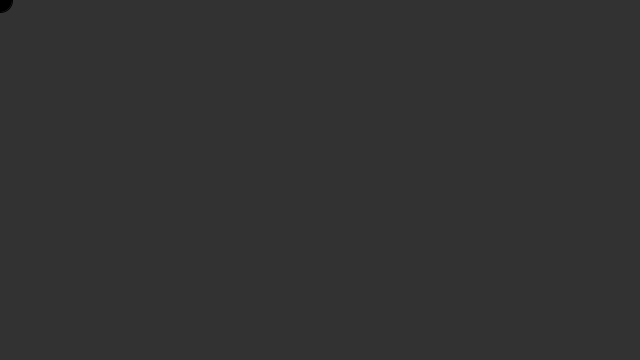
Frame 1 (no input)
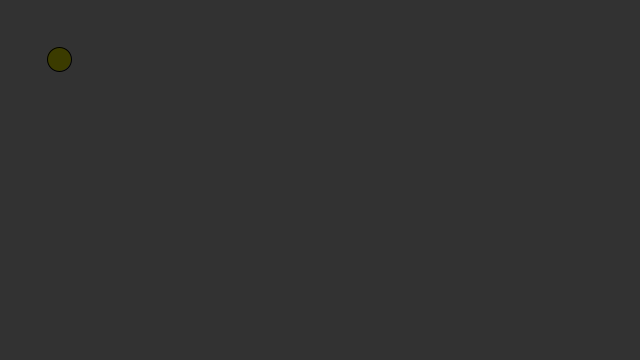
Frame 60 (the mouse pressed at the canvas centre just before this capture)
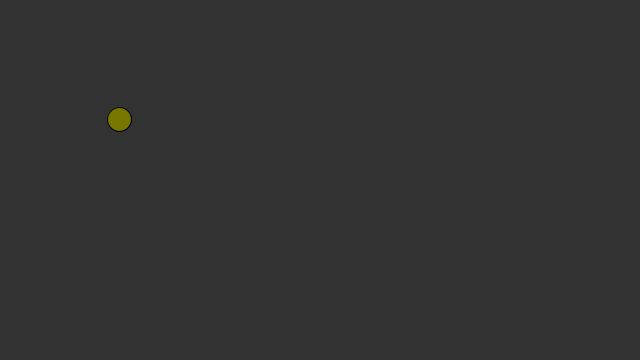
Frame 120 (the mouse held since frame 60 and released just before this capture)

The Processing sketch that drew these frames (run headless with seeded random() and noise(); from frame 60 on, the mouse is pressed at the canvas centre):

// Processing sketch: Bolinha_quicante
// ── Bolinha_quicante.pde
float circleX = 0,wn = 1,circleY = 0,wn2 = 1;


void setup(){
  size(640,360);
}

void draw(){
  background(50);
  fill(circleX,circleY,0);
  ellipse(circleX,circleY,24,24);
circleX = circleX + wn;
circleY = circleY + wn2;
  if(circleX >= width){
  wn = -1;
  }
 if(circleX < 1){
  wn = 1;
  
  }
  if(circleY < 1){
  wn2 = 1;
  }
  if(circleY >= height){
  wn2 = -1;
  }
}
